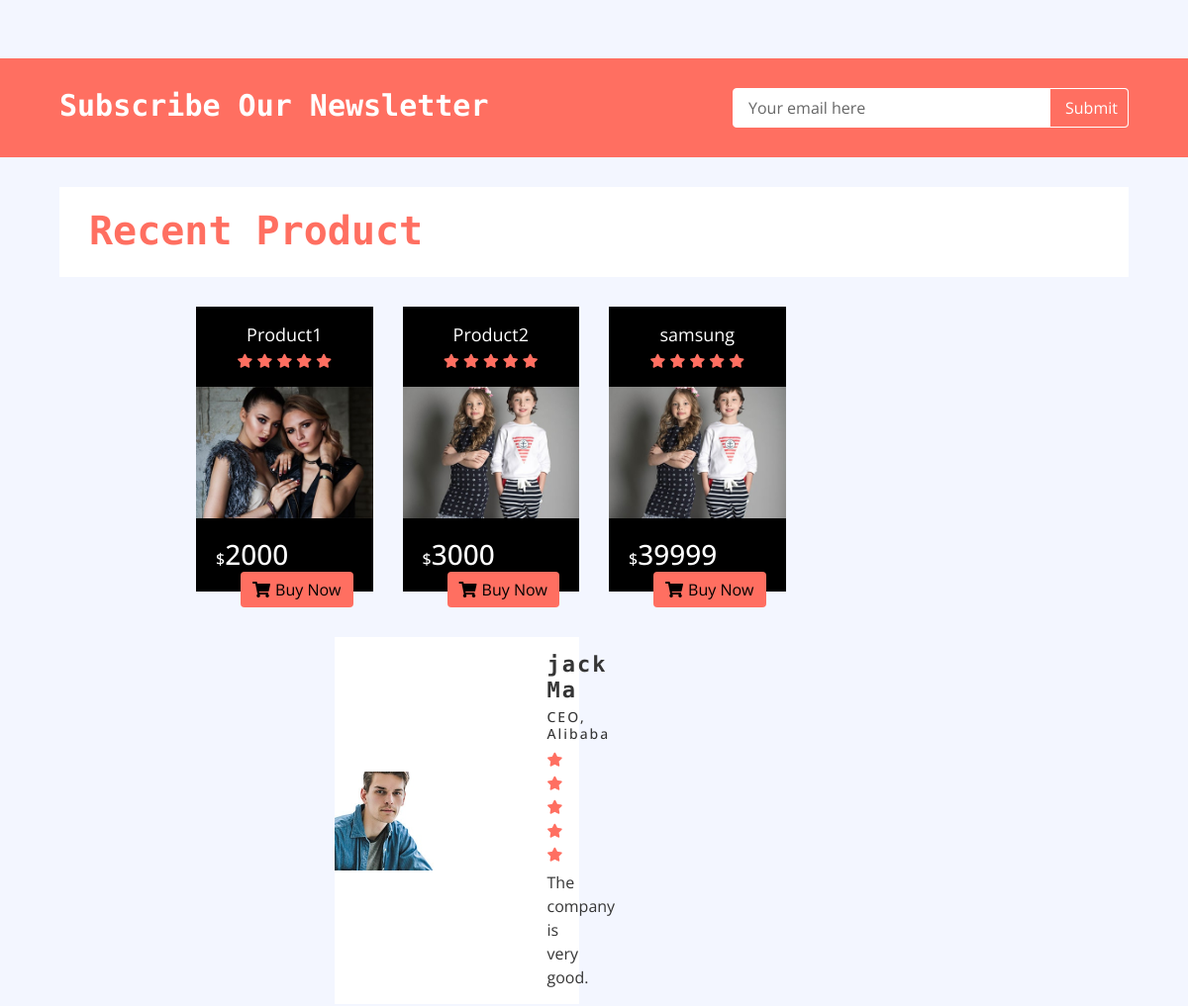
Before: / (middle part) with the older database file.
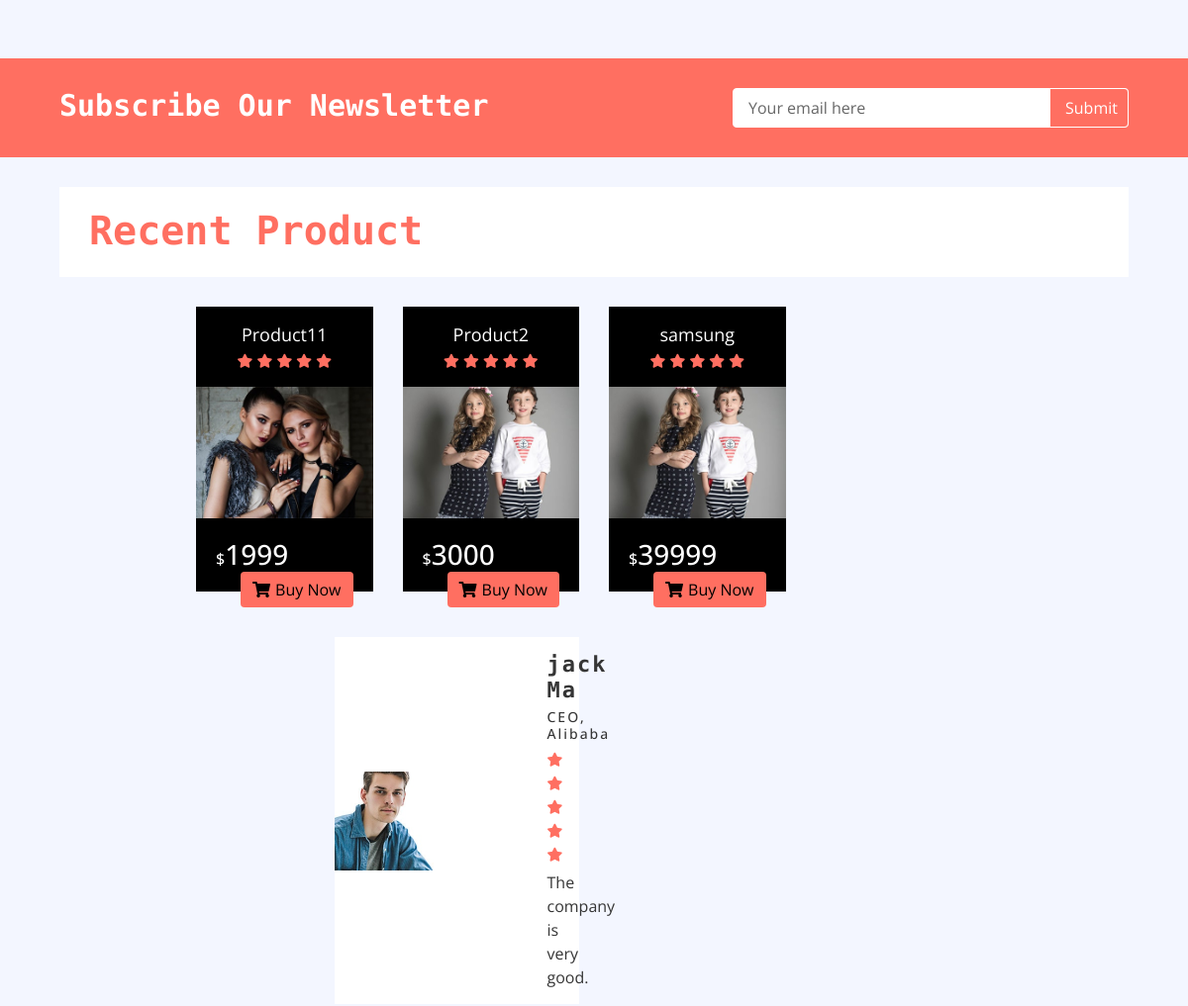
After: the same page with the newer database file.
### home/models.py (models this page shows, shortened)
class Product(models.Model):
    name = models.CharField(max_length=300)
    price = models.IntegerField()
    discounted_price = models.IntegerField(default = 0)
    image = models.ImageField(upload_to='media')
    category = models.ForeignKey(Category,on_delete=models.CASCADE)
    subcategory = models.ForeignKey(SubCategory,on_delete=models.CASCADE)
    brand = models.ForeignKey(Brand,on_delete=models.CASCADE)
    description = models.TextField()
    specification = models.TextField()
    slug = models.TextField()
    stock = models.CharField(max_length=20,choices=STOCK)
    label = models.CharField(max_length=20,choices=LABEL)

### home/views.py (the view)
# urls.py: path('', HomeView.as_view(), name='home'),
class HomeView(BaseView):
    def get(self,request):
        self.views['categories'] = Category.objects.all()
        self.views['sliders'] = Slider.objects.all()
        self.views['brands'] = Brand.objects.all()
        self.views['ads'] = Ad.objects.all()
        self.views['hot_products'] = Product.objects.filter(label = 'hot')
        self.views['new_products'] = Product.objects.filter(label='new')
        self.views['sale_products'] = Product.objects.filter(label='sale')
        self.views['reviews'] = Review.objects.all()
        return render(request,'index.html',self.views)

### templates/index.html (shortened to what this page needs)
{% extends 'base.html' %}
{% load static %}
{% block content %}
        <div class="featured-product product">
            <div class="container-fluid">
            </div>
        </div>
        <div class="newsletter">
            <div class="container-fluid">
                <div class="row">
                    <div class="col-md-6">
                        <h1>Subscribe Our Newsletter</h1>
                    </div>
                    <div class="col-md-6">
                        <div class="form">
                            <input type="email" value="Your email here">
                            <button>Submit</button>
                        </div>
                    </div>
                </div>
            </div>
        </div>
        <div class="recent-product product">
            <div class="container-fluid">
                <div class="section-header">
                    <h1>Recent Product</h1>
                </div>
                <div class="row align-items-center product-slider product-slider-4">
                    {% for new in new_products %}
                    <div class="col-lg-3">
                        <div class="product-item">
                            <div class="product-title">
                                <a href="/detail/{{new.slug}}">{{new.name}}</a>
                                <div class="ratting">
                                    <i class="fa fa-star"></i>
                                    <i class="fa fa-star"></i>
                                    <i class="fa fa-star"></i>
                                    <i class="fa fa-star"></i>
                                    <i class="fa fa-star"></i>
                                </div>
                            </div>
                            <div class="product-image">
                                <a href="/detail/{{new.slug}}">
                                    <img src="{{new.image.url}}" alt="Product Image">
                                </a>
                            </div>
                            <div class="product-price">
                                {% if new.discounted_price > 0 %}
                                <h3><span>$</span>{{new.discounted_price}}</h3>
                                {% else %}
                                 <h3><span>$</span>{{new.price}}</h3>
                                {% endif %}
                                <a class="btn" href=""><i class="fa fa-shopping-cart"></i>Buy Now</a>
                            </div>
                        </div>
                    </div>
                 {% endfor %}
                </div>
            </div>
        </div>
        <div class="review">
            <div class="container-fluid">
                <div class="row align-items-center review-slider normal-slider">
                    {% for review in reviews %}
                    <div class="col-md-6">
                        <div class="review-slider-item">
                            <div class="review-img">
                                <img src="{{review.image.url}}" alt="Image" style = "height:100px; width:100px;">
                            </div>
                            <div class="review-text">
                                <h2>{{review.name}}</h2>
                                <h3>{{review.post}}</h3>
                                <div class="ratting">
                                    {% for i in 1|ljust:review.star %}
                                                <i class="fa fa-star"></i>
                                                {% endfor %}
                                </div>
                                <p>
                                    {{review.comment}}
                                </p>
                            </div>
                        </div>
                    </div>
                    {% endfor %}
                </div>
            </div>
        </div>
{% endblock %}

Changed rows visible on the page:
changed Product: name "Product1" → "Product11"; discounted_price (not shown) → "1999"; price "2000" → (not shown)
